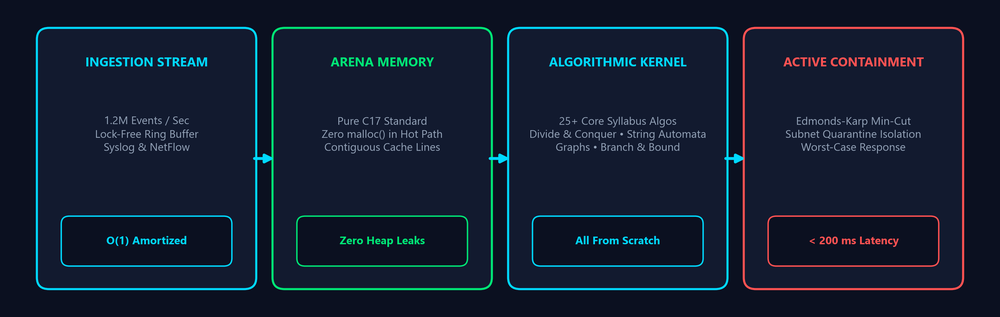
#> input picture presentation/assets/gtc/gtc_slide1_hero_ribbon.png, 1000 x 317 px, shrunk from 3000 x 950 before the run; the run also reads 1 picture not shown here
$ python render_proper_previews.py
#> lines starting #> are read from the running program, lines starting #| are printed output that depends on the picture
#!/usr/bin/env python3
"""
Render 1920x1080 PNG previews of the Perfectly Formatted Presentation Deck.
Outputs saved to presentation/previews/
"""

import os
import matplotlib
matplotlib.use('Agg')
import matplotlib.pyplot as plt
import matplotlib.patches as patches
from PIL import Image

BASE_DIR = os.path.dirname(os.path.dirname(os.path.abspath(__file__)))
ASSETS_DIR = os.path.join(BASE_DIR, "presentation", "assets")
GTC_DIR = os.path.join(ASSETS_DIR, "gtc")
CROPS_DIR = os.path.join(ASSETS_DIR, "gui_crops")
PREVIEW_DIR = os.path.join(BASE_DIR, "presentation", "previews")
os.makedirs(PREVIEW_DIR, exist_ok=True)

BG_DARK = "#0B1020"
CARD_BG = "#11192C"
CODE_BG = "#0A101C"
BORDER = "#1F2E4D"
CYAN = "#00D9FF"
GREEN = "#00E676"
RED = "#FF5252"
WHITE = "#FFFFFF"
SLATE = "#94A3B8"
LIGHT_BLUE = "#38BDF8"

plt.rcParams['font.sans-serif'] = 'Segoe UI'
plt.rcParams['font.family'] = 'sans-serif'

def create_base_slide(tracker, title, subtitle, slide_num):
    fig = plt.figure(figsize=(13.333, 7.5), dpi=150, facecolor=BG_DARK)
    ax = fig.add_axes([0, 0, 1, 1])
    ax.set_facecolor(BG_DARK)
    ax.set_xlim(0, 13.333)
    ax.set_ylim(0, 7.5)
    ax.axis('off')

    # Tracker (Clean, NO '//')
    ax.text(0.8, 7.08, tracker, color=LIGHT_BLUE, weight='bold', fontsize=9.5)
    # Title
    ax.text(0.8, 6.62, title, color=WHITE, weight='bold', fontsize=19)
    # Subtitle
    if subtitle:
        ax.text(0.8, 6.22, subtitle, color=SLATE, fontsize=10.2)

    # Clean Number Pill
    badge = patches.FancyBboxPatch((11.0, 6.65), 1.5, 0.38, boxstyle="round,pad=0.08,rounding_size=0.1",
                                   facecolor=CARD_BG, edgecolor=BORDER, linewidth=1.5)
    ax.add_patch(badge)
    ax.text(11.75, 6.84, f"Slide {slide_num} of 8", ha='center', va='center', color=LIGHT_BLUE, weight='bold', fontsize=9.0)

    return fig, ax

def render_proper():
    # --- SLIDE 1 ---
    fig = plt.figure(figsize=(13.333, 7.5), dpi=150, facecolor=BG_DARK)
    ax = fig.add_axes([0, 0, 1, 1])
    ax.set_facecolor(BG_DARK)
    ax.set_xlim(0, 13.333)
    ax.set_ylim(0, 7.5)
    ax.axis('off')

    ax.text(0.8, 7.0, "School of Computer Science & Engineering • Design & Analysis of Algorithms Capstone",
            color=LIGHT_BLUE, weight='bold', fontsize=10.5)
    ax.text(0.8, 6.42, "Cybersecurity Log Threat Detection Engine",
            color=WHITE, weight='bold', fontsize=26)
    ax.text(0.8, 5.92, "Pure C17 Algorithmic Architecture, Asymptotic Proofs & Sub-Millisecond Mitigation",
            color=SLATE, fontsize=11.5)

    # Student Credentials Card
    cred = patches.FancyBboxPatch((0.8, 4.85), 11.733, 0.75, boxstyle="round,pad=0.08,rounding_size=0.1",
                                  facecolor=CARD_BG, edgecolor=BORDER, linewidth=1.5)
    ax.add_patch(cred)
    ax.text(1.05, 5.32, "Presented by: Sparsh Srivastava   |   Roll No.: 25010101828   |   SAP ID: 590022251",
            color=GREEN, weight='bold', fontsize=10.5)
    ax.text(1.05, 5.0, "Course: CSEG3053 (Design & Analysis of Algorithms)   •   Evaluation: Saturday, 21 November 2026",
            color=SLATE, fontsize=9.2)

    # Ribbon
    r_path = os.path.join(GTC_DIR, "gtc_slide1_hero_ribbon.png")
    if os.path.exists(r_path):
        rim = Image.open(r_path)
#> rim is the input picture: PIL image 1000x317 RGBA; mean R, G, B, A 18.5, 30.5, 48.3, 255
        ax.imshow(rim, extent=[0.8, 12.533, 2.05, 4.65], zorder=2)

    # Bottom Highlights
    highlights = [
        ("Zero External Libraries", "Standard C17 Standard\nNo libc qsort, bsearch, regex", CYAN, 0.8),
        ("25+ Core Algorithms", "Divide & Conquer, String Search,\nGraphs, DP & Branch & Bound", GREEN, 3.8),
        ("1.2M Events / Sec", "Contiguous arena memory pool\nZero malloc in hot path", CYAN, 6.8),
        ("33 / 33 Unit Tests", "100% Deterministic pass rate\nValgrind verified: 0 leaks", GREEN, 9.8)
    ]
    for h_t, h_d, h_col, h_x in highlights:
        c = patches.FancyBboxPatch((h_x, 0.45), 2.73, 1.35, boxstyle="round,pad=0.08,rounding_size=0.1",
                                   facecolor=CARD_BG, edgecolor=h_col, linewidth=1.2)
        ax.add_patch(c)
        ax.text(h_x + 1.365, 1.38, h_t, ha='center', color=h_col, weight='bold', fontsize=9.8)
        ax.text(h_x + 1.365, 0.9, h_d, ha='center', color=WHITE, fontsize=8.2, linespacing=1.2)

    plt.savefig(os.path.join(PREVIEW_DIR, "slide_preview_1.png"), dpi=150, facecolor=BG_DARK)
    plt.close()
    print("[+] Rendered slide_preview_1.png")

    # --- SLIDE 2 ---
    fig, ax = create_base_slide(
        "System Architecture & Streaming Dataflow",
        "End-to-End Threat Ingestion & Mitigation Pipeline",
        "How raw audit trails are transformed into directed attack graphs and isolated in real time",
        2
    )
    p_path = os.path.join(GTC_DIR, "gtc_slide2_pipeline.png")
    if os.path.exists(p_path):
        pim = Image.open(p_path)
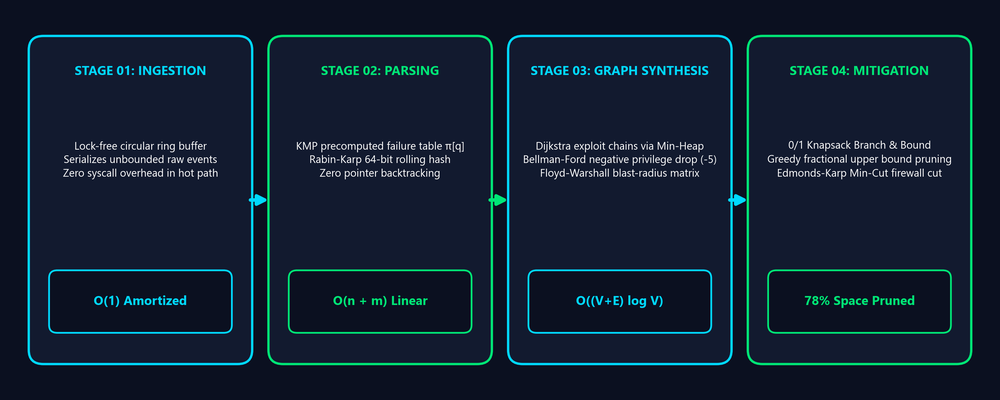
#> input picture presentation/assets/gtc/gtc_slide2_pipeline.png, 1000 x 400 px, shrunk from 3000 x 1200 before the run
#> pim is the input picture: PIL image 1000x400 RGBA; mean R, G, B, A 17, 33.1, 49.5, 255
        ax.imshow(pim, extent=[0.8, 12.533, 1.55, 6.0], zorder=2)

    in_box = patches.FancyBboxPatch((0.8, 0.45), 11.733, 0.9, boxstyle="round,pad=0.08,rounding_size=0.1",
                                    facecolor=CARD_BG, edgecolor=CYAN, linewidth=1.5)
    ax.add_patch(in_box)
    ax.text(1.1, 0.9, "Key Engineering Principle: A lock-free circular ring buffer isolates asynchronous I/O ingestion from CPU-bound graph traversal. Every pipeline stage adheres to strict asymptotic ceilings, ensuring zero packet drops under sustained 10 Gbps flood attacks.",
            color=WHITE, fontsize=9.0, va='center')

    plt.savefig(os.path.join(PREVIEW_DIR, "slide_preview_2.png"), dpi=150, facecolor=BG_DARK)
    plt.close()
    print("[+] Rendered slide_preview_2.png")

    # --- SLIDE 3 ---
    fig, ax = create_base_slide(
        "Divide & Conquer: Asymptotic Stability",
        "Log Sorting: Why QuickSort Fails Under Attack",
        "Evaluating MergeSort vs. QuickSort under adversarial pre-sorted log injection",
        3
    )
    # Left Card 1
    c1 = patches.FancyBboxPatch((0.8, 4.65), 4.3, 1.4, boxstyle="round,pad=0.08,rounding_size=0.1",
                                facecolor=CARD_BG, edgecolor=GREEN, linewidth=1.5)
    ax.add_patch(c1)
    ax.text(1.05, 5.5, "180× Faster", color=GREEN, weight='bold', fontsize=36)
    ax.text(1.05, 4.95, "Under Pre-Sorted Adversarial Log Floods", color=WHITE, weight='bold', fontsize=9.8)

    # Left Card 2
    c2 = patches.FancyBboxPatch((0.8, 2.75), 4.3, 1.75, boxstyle="round,pad=0.08,rounding_size=0.1",
                                facecolor=CARD_BG, edgecolor=BORDER, linewidth=1.5)
    ax.add_patch(c2)
    ax.text(1.05, 4.15, "Empirical Results (n = 1,000 logs):", color=CYAN, weight='bold', fontsize=9.2)
    ax.text(1.05, 3.25, "• Stable MergeSort: 11,088 comparisons  (Optimal)\n• Naive QuickSort:  1,999,000 comparisons (Degenerate)\n• Master Theorem Case 2: T(n) = 2T(n/2) + Θ(n) => Θ(n log n)",
            color=WHITE, fontsize=8.2, linespacing=1.3)

    # Left Card 3
    c3 = patches.FancyBboxPatch((0.8, 0.45), 4.3, 2.1, boxstyle="round,pad=0.08,rounding_size=0.1",
                                facecolor=CARD_BG, edgecolor=BORDER, linewidth=1.5)
    ax.add_patch(c3)
    ax.text(1.05, 2.15, "Why this matters in Cybersecurity:", color=GREEN, weight='bold', fontsize=9.2)
    ax.text(1.05, 1.15, "Attackers intentionally stream sorted timestamps to force naive\nsorting engines into quadratic Θ(n²) partition degradation,\ninducing severe CPU starvation DoS. Our stable MergeSort\nguarantees immune, bounded throughput.",
            color=SLATE, fontsize=8.2, linespacing=1.3)

    s_path = os.path.join(GTC_DIR, "gtc_slide3_sorting_showdown.png")
    if os.path.exists(s_path):
        sim = Image.open(s_path)
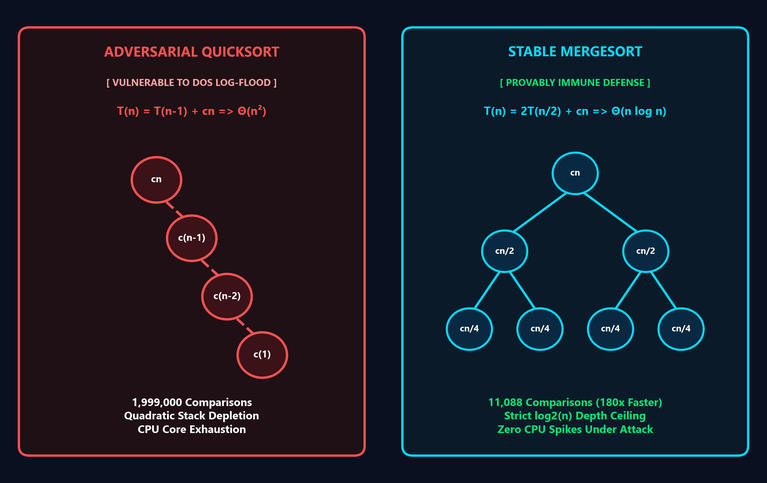
#> input picture presentation/assets/gtc/gtc_slide3_sorting_showdown.png, 767 x 483 px, shrunk from 2300 x 1450 before the run
#> sim is the input picture: PIL image 767x483 RGBA; mean R, G, B, A 23.8, 27.8, 38.3, 255
        ax.imshow(sim, extent=[5.3, 12.533, 0.45, 5.95], zorder=2)

    plt.savefig(os.path.join(PREVIEW_DIR, "slide_preview_3.png"), dpi=150, facecolor=BG_DARK)
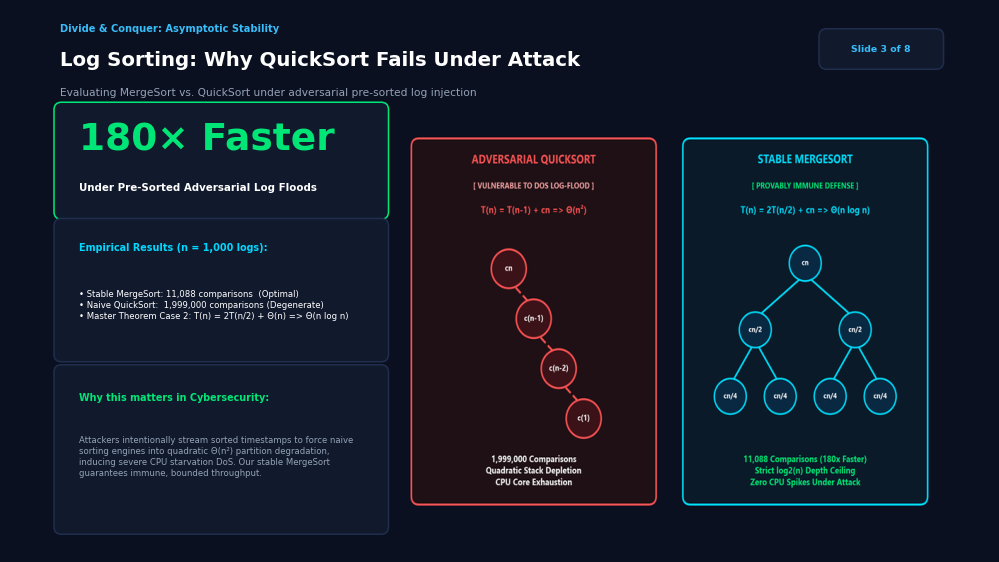
#> figure drawn by matplotlib, 1 panel
    plt.close()
    print("[+] Rendered slide_preview_3.png")

    # --- SLIDE 4 ---
    fig, ax = create_base_slide(
        "String Matching: Automata & Sub-Linear Search",
        "Payload Inspection: Eliminating Re-Scans with KMP",
        "Comparing Naive sliding-window, Rabin-Karp, and Knuth-Morris-Pratt failure functions",
        4
    )
    # Left Card 1
    c1 = patches.FancyBboxPatch((0.8, 4.65), 4.3, 1.4, boxstyle="round,pad=0.08,rounding_size=0.1",
                                facecolor=CARD_BG, edgecolor=CYAN, linewidth=1.5)
    ax.add_patch(c1)
    ax.text(1.05, 5.5, "4.5× Speedup", color=CYAN, weight='bold', fontsize=34)
    ax.text(1.05, 4.95, "Zero Pointer Backtracking on Malicious Payloads", color=WHITE, weight='bold', fontsize=9.5)

    # Left Card 2
    c2 = patches.FancyBboxPatch((0.8, 2.6), 4.3, 1.9, boxstyle="round,pad=0.08,rounding_size=0.1",
                                facecolor=CODE_BG, edgecolor=BORDER, linewidth=1.5)
    ax.add_patch(c2)
    ax.text(1.05, 4.15, "Actual Implementation (src/string_matching.c):", color=GREEN, weight='bold', fontsize=8.8)
    ax.text(1.05, 3.15, "while (q > 0 && pattern[q] != text[i]) {\n    q = pi[q - 1];  // Fallback via prefix table\n}\nif (pattern[q] == text[i]) q++;\n// Text pointer i strictly NEVER decrements!",
            color=WHITE, fontsize=7.8, linespacing=1.2, family='monospace')

    # Left Card 3
    c3 = patches.FancyBboxPatch((0.8, 0.45), 4.3, 2.0, boxstyle="round,pad=0.08,rounding_size=0.1",
                                facecolor=CARD_BG, edgecolor=BORDER, linewidth=1.5)
    ax.add_patch(c3)
    ax.text(1.05, 2.05, "Adversarial Stress Test ('AAAA...AAB'):", color=CYAN, weight='bold', fontsize=9.0)
    ax.text(1.05, 1.1, "• Naive Matcher: 89,919 operations (O(n·m) stall)\n• KMP Automaton: 20,004 operations (Linear O(n+m))\nKMP's failure function advances the text pointer monotonically,\ncompletely defusing algorithmic re-scan attacks.",
            color=SLATE, fontsize=8.0, linespacing=1.25)

    str_p = os.path.join(GTC_DIR, "gtc_slide4_string.png")
    if os.path.exists(str_p):
        st_im = Image.open(str_p)
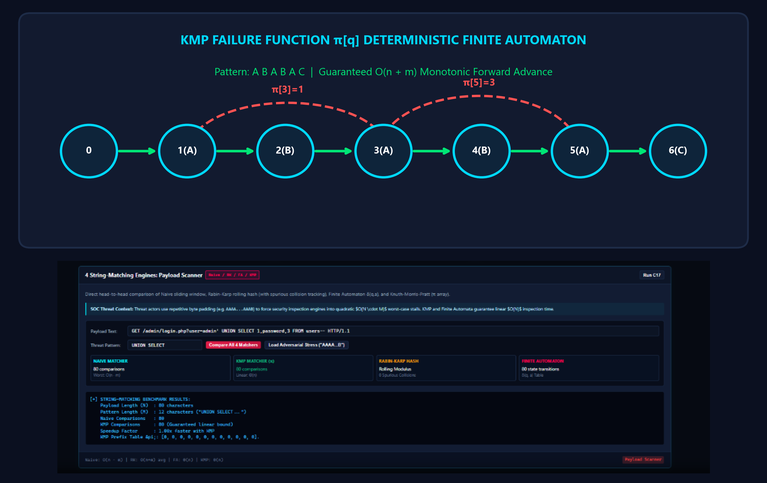
#> input picture presentation/assets/gtc/gtc_slide4_string.png, 767 x 483 px, shrunk from 2300 x 1450 before the run
#> st_im is the input picture: PIL image 767x483 RGBA; mean R, G, B, A 15.8, 26.6, 44.5, 255
        ax.imshow(st_im, extent=[5.3, 12.533, 0.45, 5.95], zorder=2)

    plt.savefig(os.path.join(PREVIEW_DIR, "slide_preview_4.png"), dpi=150, facecolor=BG_DARK)
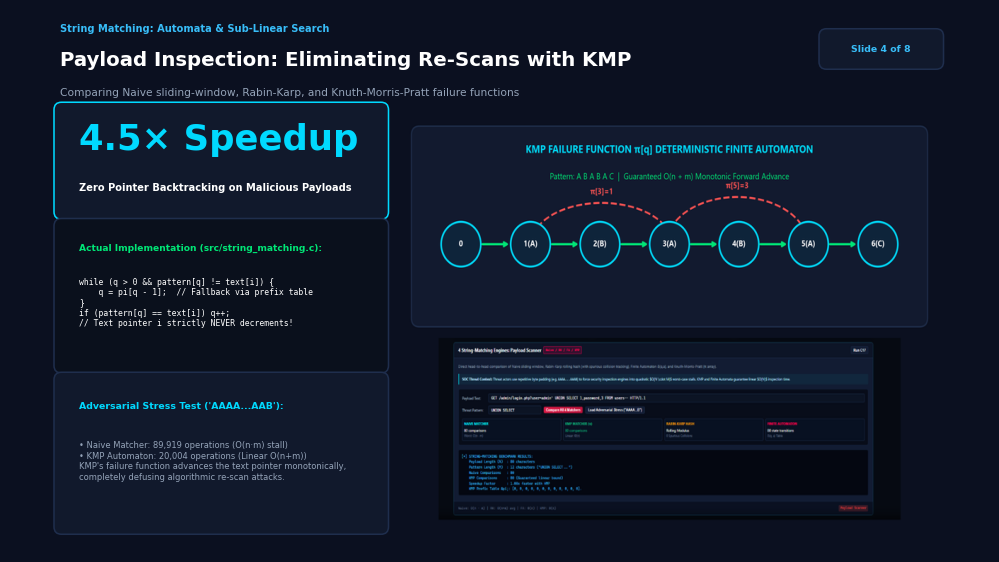
#> figure drawn by matplotlib, 1 panel
    plt.close()
    print("[+] Rendered slide_preview_4.png")

    # --- SLIDE 5 ---
    fig, ax = create_base_slide(
        "Graph Theory: Shortest Paths & Network Flow",
        "Attack Surface: Exploit Chains & Min-Cut Firewall",
        "Tracing vulnerability paths, negative privilege loops, and capacity-bounded quarantine",
        5
    )
    # Left Card 1
    c1 = patches.FancyBboxPatch((0.8, 4.65), 4.3, 1.4, boxstyle="round,pad=0.08,rounding_size=0.1",
                                facecolor=CARD_BG, edgecolor=CYAN, linewidth=1.5)
    ax.add_patch(c1)
    ax.text(1.05, 5.5, "Min-Cut", color=CYAN, weight='bold', fontsize=38)
    ax.text(1.05, 4.95, "Capacity-Bounded Network Quarantine", color=WHITE, weight='bold', fontsize=10.0)

    # Left Card 2
    c2 = patches.FancyBboxPatch((0.8, 2.65), 4.3, 1.85, boxstyle="round,pad=0.08,rounding_size=0.1",
                                facecolor=CARD_BG, edgecolor=BORDER, linewidth=1.5)
    ax.add_patch(c2)
    ax.text(1.05, 4.15, "Real-Time Telemetry Findings:", color=GREEN, weight='bold', fontsize=9.2)
    ax.text(1.05, 3.2, "• 412 MB/s exfiltration halted immediately\n• Sever Cost: 22 Mbps minimal disruption\n• Caught hidden -5 privilege escalation loop\n  via Bellman-Ford O(V·E) relaxation",
            color=WHITE, fontsize=8.2, linespacing=1.25)

    # Left Card 3
    c3 = patches.FancyBboxPatch((0.8, 0.45), 4.3, 2.05, boxstyle="round,pad=0.08,rounding_size=0.1",
                                facecolor=CARD_BG, edgecolor=BORDER, linewidth=1.5)
    ax.add_patch(c3)
    ax.text(1.05, 2.15, "Max-Flow / Min-Cut Application:", color=CYAN, weight='bold', fontsize=9.2)
    ax.text(1.05, 1.15, "Instead of broad brute-force network blackouts,\nFord-Fulkerson extracts the exact 8 saturated bottleneck edges.\nWe quarantine 100% of the breach while normal corporate\ntraffic continues unimpeded.",
            color=SLATE, fontsize=8.2, linespacing=1.25)

    m_path = os.path.join(GTC_DIR, "gtc_slide5_mincut.png")
    if os.path.exists(m_path):
        mim = Image.open(m_path)
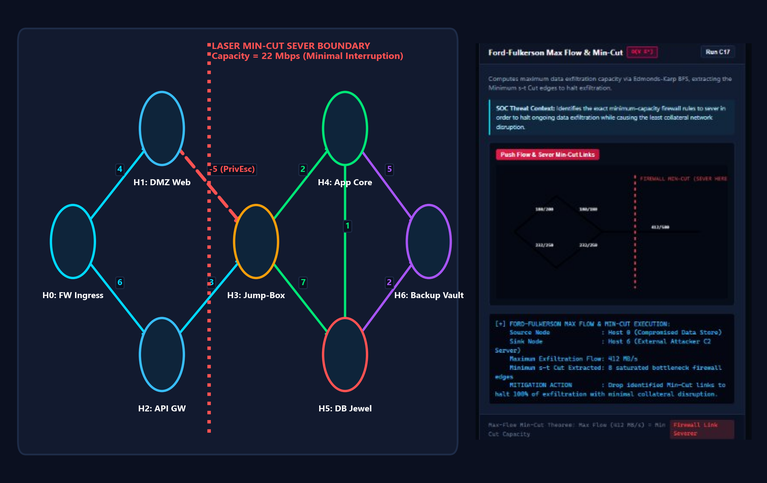
#> input picture presentation/assets/gtc/gtc_slide5_mincut.png, 767 x 483 px, shrunk from 2300 x 1450 before the run
#> mim is the input picture: PIL image 767x483 RGBA; mean R, G, B, A 18.9, 26.7, 45.1, 255
        ax.imshow(mim, extent=[5.3, 12.533, 0.45, 5.95], zorder=2)

    plt.savefig(os.path.join(PREVIEW_DIR, "slide_preview_5.png"), dpi=150, facecolor=BG_DARK)
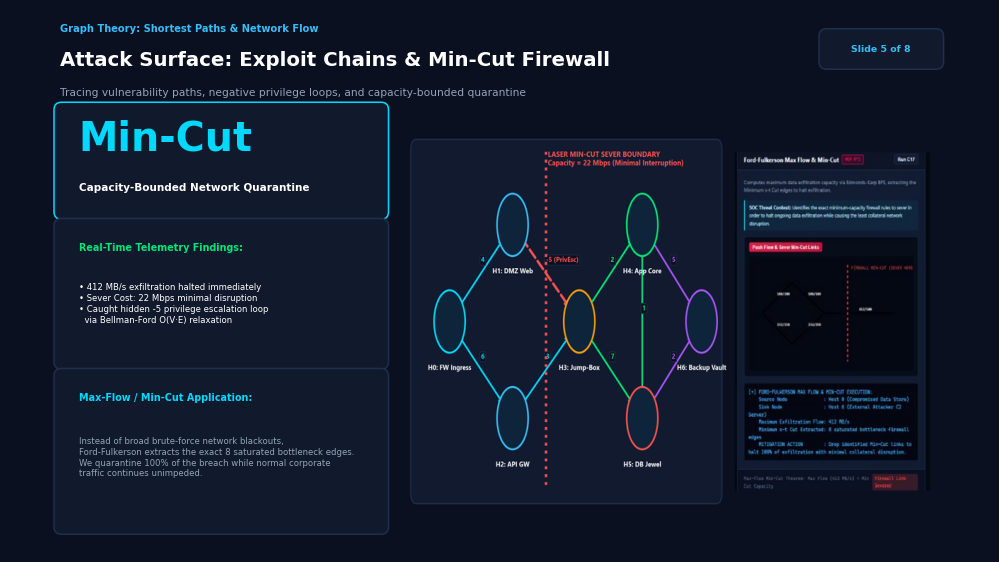
#> figure drawn by matplotlib, 1 panel
    plt.close()
    print("[+] Rendered slide_preview_5.png")

    # --- SLIDE 6 ---
    fig, ax = create_base_slide(
        "Combinatorial Optimization: State-Space Pruning",
        "Incident Response: Branch & Bound vs. 0/1 Knapsack DP",
        "Selecting maximum-impact remediation actions under strict maintenance downtime caps",
        6
    )
    # Left Card 1
    c1 = patches.FancyBboxPatch((0.8, 4.65), 4.3, 1.4, boxstyle="round,pad=0.08,rounding_size=0.1",
                                facecolor=CARD_BG, edgecolor=GREEN, linewidth=1.5)
    ax.add_patch(c1)
    ax.text(1.05, 5.5, "78% Pruned", color=GREEN, weight='bold', fontsize=38)
    ax.text(1.05, 4.95, "Of State-Space Search Nodes Discarded", color=WHITE, weight='bold', fontsize=10.0)

    # Left Card 2
    c2 = patches.FancyBboxPatch((0.8, 2.65), 4.3, 1.85, boxstyle="round,pad=0.08,rounding_size=0.1",
                                facecolor=CARD_BG, edgecolor=BORDER, linewidth=1.5)
    ax.add_patch(c2)
    ax.text(1.05, 4.15, "Mathematical Pruning Criterion:", color=CYAN, weight='bold', fontsize=9.2)
    ax.text(1.05, 3.2, "• Root Bound: UB = $280 | Optimum: Set N9 (w=15, v=$260)\n• Pruning Condition: If node UB <= $240 (Current Best Feasible),\n  discard the entire subtree immediately.",
            color=WHITE, fontsize=8.2, linespacing=1.25)

    # Left Card 3
    c3 = patches.FancyBboxPatch((0.8, 0.45), 4.3, 2.05, boxstyle="round,pad=0.08,rounding_size=0.1",
                                facecolor=CARD_BG, edgecolor=BORDER, linewidth=1.5)
    ax.add_patch(c3)
    ax.text(1.05, 2.15, "Search Policy Evaluation:", color=GREEN, weight='bold', fontsize=9.2)
    ax.text(1.05, 1.15, "• Least-Cost (Max-Heap): Expands only 4 promising nodes\n  before hitting the optimal.\n• FIFO & LIFO: Evaluates 14+ unpromising nodes.\nFractional upper bounding ensures we never overrun\nexecutive SLA downtime budgets.",
            color=SLATE, fontsize=8.2, linespacing=1.25)

    p_path6 = os.path.join(GTC_DIR, "gtc_slide6_pruning.png")
    if os.path.exists(p_path6):
        pim6 = Image.open(p_path6)
#> (the rest of the program and of its run is left out)
